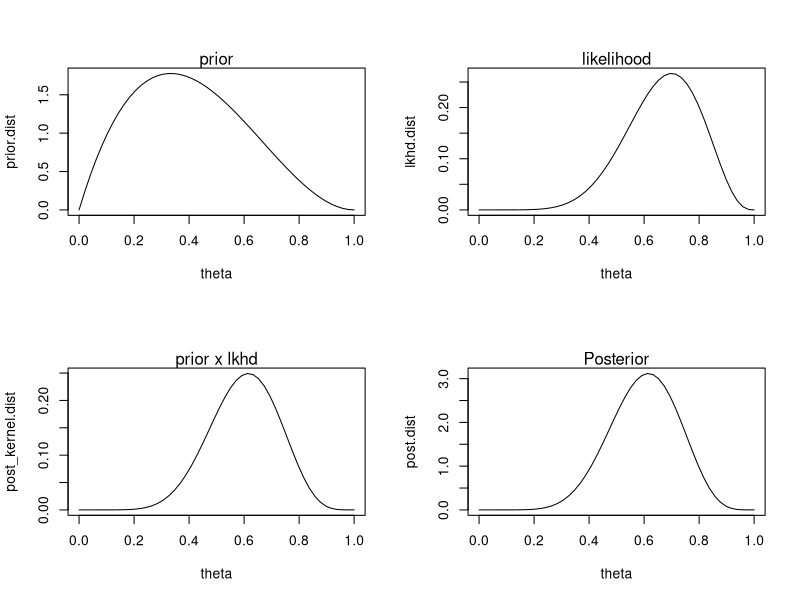

Generate this figure with R:
# 2. tack tossing problem
# Suppose that we wish to find out the probability of a tack (nasta) landing heads.

# a) First set the possible values of theta to be a sequence of length 50 from 0 to 1.
theta <- seq(0, 1, 1/49)
par(mfrow=c(2,2))

# b) Let Beta(a,b) be the prior distribution for the probability of a tack landing heads (theta).
# Set a=2 and b=3 to specify the prior distribution. Obtain the prior probability density function (pdf)
# and make a plot of it. Make also a title for the plot such as 'prior' on top of the plot.
prior.dist <- dbeta(theta, 2, 3)
plot(theta, prior.dist, type = "l")
mtext("prior",side=3)

# c) Suppose that we assume the total number of heads is modeled as a binomial distribution (n,theta). i.e.
# P(data|theta) ~ binom(n, theta) :  likelihood.
# Let n=10 and the number of observed heads x=7.
# Find the likelihood and plot it over theta values. Add a label  'likelihood' for the plot.
lkhd.dist <- dbinom(7, 10, theta)
plot(theta, lkhd.dist, type = "l")
mtext("likelihood",side=3)

# d) Then, multiply the prior by the likelihood and draw this joint probability over theta. Give a label to
# the plot as 'prior x lkhd'.
post_kernel.dist <- prior.dist * lkhd.dist
plot(theta, post_kernel.dist, type = "l")
mtext("prior x lkhd",side=3)

# e) The posterior distribution is found to be a beta distribution with parameters a+x and b+n-x.
# (This will be derived during the lecture) Draw the posterior density function with a title 'Posterior'.
post.dist = dbeta(theta, 2+7, 3+10-7)
plot(theta, post.dist, type = "l")
mtext("Posterior",side=3)

# f) What do you find in the shape of  those four plots above? How is the contribution of the prior and
# likelihood to the posterior density?

# g) Here, a discretized version of the posterior can be obtained as follows:
# the joint probabilities obtained in d) / (divided by)  sum of the joint probabilities
# Give a name say, 'post.disc' to this discretized version.
# With this discretized version of the posterior, note that we could also obtain  fairly good discrete
# approximation to the posterior means, variances,  and probabilities.
post.disc <- post_kernel.dist / sum(post_kernel.dist)

# h) Compare the following:
# sum of  post.disc multiplied by theta   with (a+x)/(n+a+b) = Posterior mean
# sum of post.disc where [ theta <=.4 ] with  posterior probability that theta <=.4
a <- sum(post.disc * theta)
b <- (2+7) / (10+2+3)
c <- sum(post.disc[theta <= 0.4])
d <- pbeta(0.4, 2+7, 3+10-7)   
